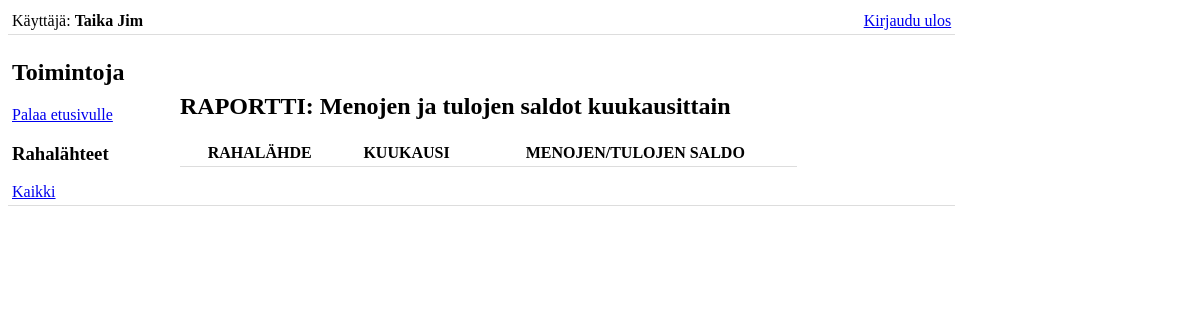
The page /reporting (signed in) on the database as committed earlier.
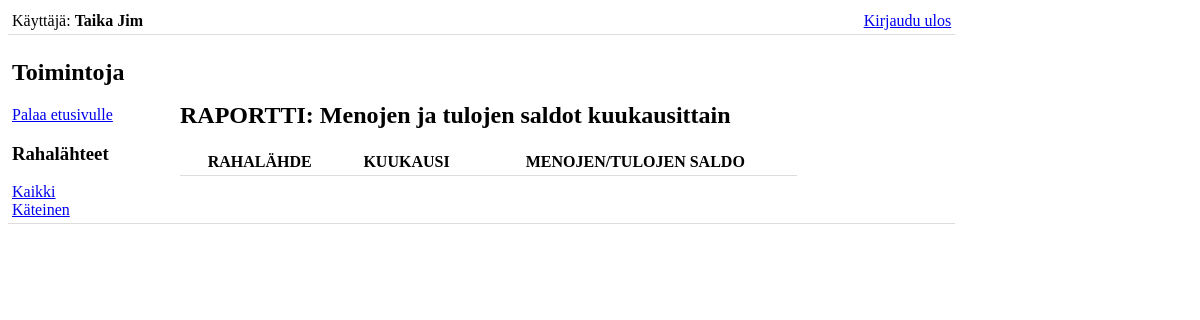
The same page on the database as committed later.
### application/auth/models.py (models this page shows, shortened)
class User(db.Model):
    __tablename__ = "account"
    id = db.Column(db.Integer, primary_key=True)
    date_created = db.Column(db.DateTime, default=db.func.current_timestamp())
    date_modified = db.Column(db.DateTime, default=db.func.current_timestamp(),
                              onupdate=db.func.current_timestamp())
    name = db.Column(db.String(144), nullable=False)
    username = db.Column(db.String(144), nullable=False)
    password = db.Column(db.String(144), nullable=False)
    active = db.Column(db.Boolean)
    admin = db.Column(db.Boolean)

### application/moneysource/models.py (models this page shows, shortened)
class Moneysource(db.Model):
    __tablename__ = "money_source"
    ms_id_pk = db.Column(db.Integer, primary_key=True)
    ms_name = db.Column(db.String(255), nullable=False)
    ms_extrainfo = db.Column(db.String(255), nullable=True)
    acc_id_fk = db.Column(db.Integer, db.ForeignKey('account.id'),
                           nullable=False)

### application/reporting/views.py (the view)
@app.route("/reporting", methods=["GET"])
@login_required
def reporting_url_manipulation2():
    return default_query()

### application/__init__.py (called while the page is built)
@login_manager.user_loader
def load_user(user_id):
    return User.query.get(user_id)

### application/reporting/views.py (called while the page is built)
def default_query():
    sql = "select '(kaikki)' as ms_name,tr_month,sum(tr_amount) as tr_amount from transactions "
    sql += "inner join money_source on transactions.ms_id_fk=money_source.ms_id_pk "
    sql += "where transactions.acc_id_fk=" + str(current_user.id) + " "
    sql += "group by tr_month"
    sum_transactions_per_month = db.engine.execute(text(sql))
    return render_template("reporting/reporting_index.html",sources = Moneysource.query.filter_by(acc_id_fk=current_user.id),data=sum_transactions_per_month)

### application/templates/reporting/reporting_index.html (shortened to what this page needs)
{% extends "layout.html" %} {% block body %}
<table>
  <tr>
    <td valign="top">
      <h2>Toimintoja</h2>
      <a href="{{ url_for('booking_index') }}">Palaa etusivulle</a>
      <br />
      <h3>Rahalähteet</h3>
      <a href="{{ url_for('reporting', ms_id=0 ) }}">Kaikki</a>
      <br />
      {% for source in sources %}
      <a href="{{ url_for('reporting', ms_id=source.ms_id_pk ) }}">{{ source.ms_name }}</a>
      {% endfor %}
    </td>
    <td>
      <h2>RAPORTTI: Menojen ja tulojen saldot kuukausittain</h2>
      <table border="0">
        <tr>
          <th>RAHALÄHDE</th>
          <th>KUUKAUSI</th>
          <th>MENOJEN/TULOJEN SALDO</th>
        </tr>
      </table>
    </td>
  </tr>
</table>
{% endblock %}

### application/templates/layout.html (shortened to what this page needs)
<!DOCTYPE html>
<html lang="fi">
<head>
</head>
<body>
  {% if current_user.is_authenticated %}
  <table width=60% border="0">
    <tr>
      <td align="left" width="50%">Käyttäjä:
        <b>{{ current_user.name }}</b>
      </td>
      <td align="right">
        <a href="{{ url_for('auth_logout') }}">Kirjaudu ulos</a>
      </td>
    </tr>
  </table>
  {% endif %} {% block body %}{% endblock %}
</body>
</html>

### application/templates/layout.html (style rules this page uses)
table { border-collapse: collapse; width: 80%; }
th, td { padding: 4px; border-bottom: 1px solid #ddd; }

Rows that differ between the two databases and show on the page:
added Moneysource: ms_name "Käteinen"
